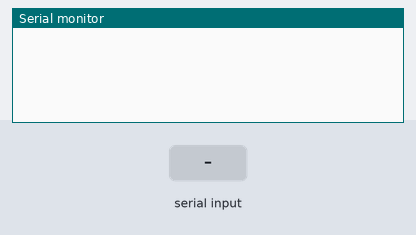
Simulated run of this sketch. Board: Arduino Mega 2560, built with avr-gcc and run on an emulated ATmega2560. Shown: the last lines printed to the serial monitor. Inputs (shaded band) come from the test bench.

Above: at 1.2 s.
1.3 s: "1" received over Serial
At 2.5 s:
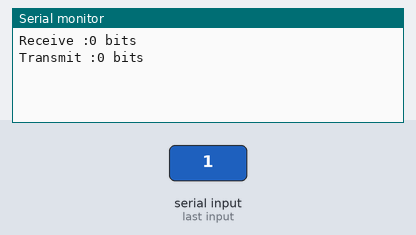
2.8 s: "1" received over the second serial link
At 3.7 s:
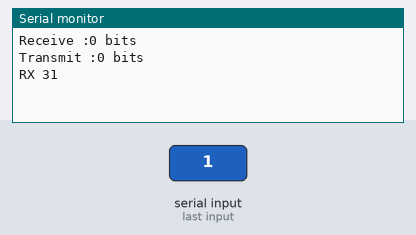
4.3 s: "0" received over Serial
At 4.8 s:
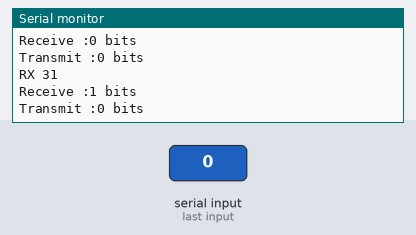
5.8 s: "0" received over the second serial link
At 7.2 s:
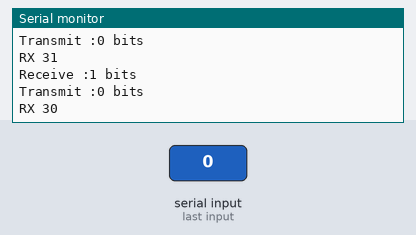

The sketch:

MEGA_serial.ino
```cpp
// man-in-the-middle with uart
// Arduino MEGA-2560
unsigned int RX = 0; // RX count
unsigned int TX = 0; // TX count

void setup() {
  Serial.begin(1000000); // Debug
  Serial1.begin(115200); // Interface 1
  Serial2.begin(115200); // Interface 2
}

void loop() {
  if(Serial1.available()){
    RX++; // Increment count
    byte temp = Serial1.read();
    Serial2.write(temp);
    delayMicroseconds(10);
    Serial.print("RX ");
    Serial.println(temp, HEX); // Print the recieve value
  }

  if(Serial2.available()){
    TX++; // Increment count
    byte temp = Serial2.read();
    Serial1.write(temp);
    delayMicroseconds(10);
    Serial.print("TX ");
    Serial.println(temp, HEX); // Print the recieve value
  }

  if(Serial.available()) { // Print a recap
    while(Serial.available()) Serial.read();
    Serial.print("Receive :");
    Serial.print(RX);
    Serial.println(" bits");
    Serial.print("Transmit :");
    Serial.print(TX);
    Serial.println(" bits");
    // Reset variables:
    RX = 0;
    TX = 0;
  }
}
```

Measured:
- after the input at 1.3 s, the serial monitor: prints a new line at once (image 1)
- after the input at 2.8 s, the serial monitor: prints a new line at once (image 2)
- after the input at 4.3 s, the serial monitor: prints a new line at once (image 3)
- after the input at 5.8 s, the serial monitor: prints a new line at once (image 4)
